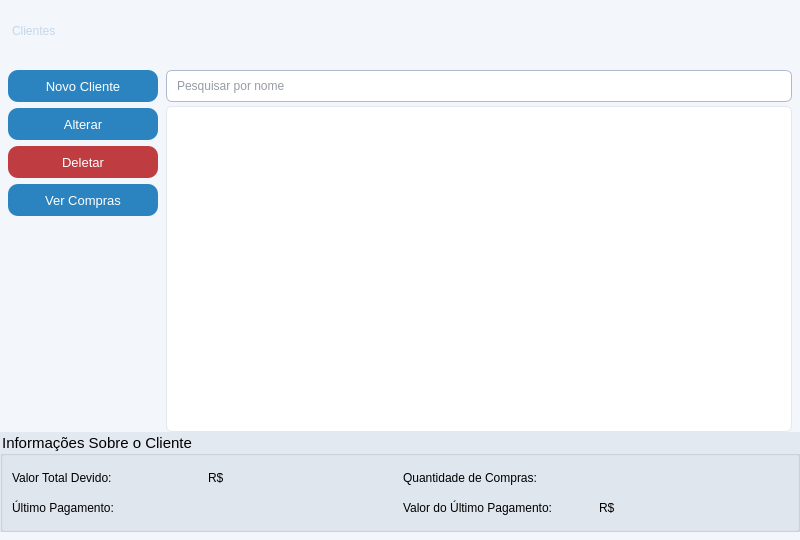
<?xml version="1.0" encoding="UTF-8"?>
<ui version="4.0">
 <class>Clientes</class>
 <widget class="QWidget" name="Clientes">
  <property name="geometry">
   <rect>
    <x>0</x>
    <y>0</y>
    <width>800</width>
    <height>540</height>
   </rect>
  </property>
  <property name="minimumSize">
   <size>
    <width>700</width>
    <height>480</height>
   </size>
  </property>
  <property name="windowTitle">
   <string>Clientes</string>
  </property>
  <property name="styleSheet">
   <string notr="true">
#Clientes {
  background-color: #f3f6fa;
  background-color: #f3f6fa;
}
QPushButton {
  background-color: rgb(43, 132, 191);
  color: rgb(255, 255, 255);
  font-size: 13px;
  border-radius: 10px;
}
QPushButton:hover {
  background-color: rgb(13, 92, 161);
}
QPushButton:pressed {
  color: rgb(255, 255, 255);
  background-color: rgb(153, 193, 241);
  font-size: 13px;
  border-radius: 10px;
}
#Btn_Deletar {
  background-color: rgb(191, 61, 64);
}
#Btn_Deletar:hover {
  background-color: rgb(139, 44, 47);
}
#Btn_Deletar:pressed {
  background-color: rgb(255, 96, 99);
}
QGroupBox {
  background-color: #e3e9f1;
  font: 700 9pt &quot;Segoe UI&quot;;
  font-size: 15px;
}
QTableView {
  background-color: #ffffff;
  alternate-background-color: #dce9f5;
  border: 1px solid #e2e8f0;
  border-radius: 6px;
  gridline-color: #e2e8f0;
  selection-background-color: rgb(43, 132, 191);
  selection-color: #ffffff;
  outline: none;
}
QHeaderView::section {
  background-color: #f1f5f9;
  color: #475569;
  font: 600 9pt &quot;Ubuntu&quot;;
  border: none;
  border-bottom: 2px solid #e2e8f0;
  border-right: 1px solid #e2e8f0;
  padding: 6px 10px;
}
QHeaderView::section:last {
  border-right: none;
}
QScrollBar:vertical {
  background: #f1f5f9;
  width: 8px;
  border-radius: 4px;
}
QScrollBar::handle:vertical {
  background: #cbd5e1;
  border-radius: 4px;
  min-height: 20px;
}
QScrollBar::add-line:vertical, QScrollBar::sub-line:vertical {
  height: 0px;
}
QLineEdit {
  background-color: white;
  border: 1px solid rgb(175, 185, 205);
  border-radius: 6px;
  padding: 4px 8px;
  font-size: 12px;
  color: rgb(45, 55, 75);
}
QLineEdit:focus {
  border-color: rgb(43, 132, 191);
}
   </string>
  </property>
  <layout class="QGridLayout" name="gridLayout">
   <property name="spacing">
    <number>0</number>
   </property>
   <property name="leftMargin">
    <number>0</number>
   </property>
   <property name="topMargin">
    <number>0</number>
   </property>
   <property name="rightMargin">
    <number>0</number>
   </property>
   <property name="bottomMargin">
    <number>8</number>
   </property>
   <item row="0" column="0" colspan="2">
    <widget class="QFrame" name="frameHeaderBar">
     <property name="minimumSize">
      <size>
       <width>0</width>
       <height>62</height>
      </size>
     </property>
     <property name="maximumSize">
      <size>
       <width>16777215</width>
       <height>62</height>
      </size>
     </property>
     <property name="styleSheet">
      <string notr="true">
QFrame {
  background-color: qlineargradient(spread:pad, x1:0, y1:0, x2:0, y2:1,
    stop:0 rgb(38, 62, 92), stop:1 rgb(24, 42, 66));
  border-bottom: 2px solid rgb(43, 132, 191);
}
QPushButton {
  background-color: transparent;
  font: 600 10pt &quot;Segoe UI&quot;;
  color: rgb(195, 215, 235);
  border: none;
  border-radius: 7px;
  padding: 4px 12px;
}
QPushButton:hover {
  background-color: rgba(43, 132, 191, 150);
  color: white;
}
QPushButton:pressed {
  background-color: rgba(153, 193, 241, 100);
  color: white;
}
QLabel {
  color: rgb(195, 215, 235);
  background-color: transparent;
  border: none;
}
      </string>
     </property>
     <property name="frameShape">
      <enum>QFrame::Shape::NoFrame</enum>
     </property>
     <layout class="QHBoxLayout" name="headerLayout">
      <property name="leftMargin">
       <number>12</number>
      </property>
      <property name="rightMargin">
       <number>12</number>
      </property>
      <item>
       <widget class="QLabel" name="lbl_Titulo">
        <property name="styleSheet">
         <string notr="true">font: 700 14pt &quot;Ubuntu&quot;;</string>
        </property>
        <property name="text">
         <string>Clientes</string>
        </property>
       </widget>
      </item>
      <item>
       <spacer name="headerSpacer">
        <property name="orientation">
         <enum>Qt::Orientation::Horizontal</enum>
        </property>
        <property name="sizeHint" stdset="0">
         <size>
          <width>40</width>
          <height>20</height>
         </size>
        </property>
       </spacer>
      </item>
     </layout>
    </widget>
   </item>
   <item row="1" column="0" colspan="2">
    <layout class="QHBoxLayout" name="contentLayout">
     <property name="spacing">
      <number>8</number>
     </property>
     <property name="leftMargin">
      <number>8</number>
     </property>
     <property name="topMargin">
      <number>8</number>
     </property>
     <property name="rightMargin">
      <number>8</number>
     </property>
     <property name="bottomMargin">
      <number>0</number>
     </property>
     <item>
      <layout class="QVBoxLayout" name="actionLayout">
       <property name="spacing">
        <number>6</number>
       </property>
       <item>
        <widget class="QPushButton" name="Btn_Novo">
         <property name="minimumSize">
          <size>
           <width>150</width>
           <height>32</height>
          </size>
         </property>
         <property name="maximumSize">
          <size>
           <width>150</width>
           <height>32</height>
          </size>
         </property>
         <property name="text">
          <string>Novo Cliente</string>
         </property>
        </widget>
       </item>
       <item>
        <widget class="QPushButton" name="Btn_Alterar">
         <property name="minimumSize">
          <size>
           <width>150</width>
           <height>32</height>
          </size>
         </property>
         <property name="maximumSize">
          <size>
           <width>150</width>
           <height>32</height>
          </size>
         </property>
         <property name="text">
          <string>Alterar</string>
         </property>
        </widget>
       </item>
       <item>
        <widget class="QPushButton" name="Btn_Deletar">
         <property name="minimumSize">
          <size>
           <width>150</width>
           <height>32</height>
          </size>
         </property>
         <property name="maximumSize">
          <size>
           <width>150</width>
           <height>32</height>
          </size>
         </property>
         <property name="text">
          <string>Deletar</string>
         </property>
        </widget>
       </item>
       <item>
        <widget class="QPushButton" name="Btn_abrirCompras">
         <property name="minimumSize">
          <size>
           <width>150</width>
           <height>32</height>
          </size>
         </property>
         <property name="maximumSize">
          <size>
           <width>150</width>
           <height>32</height>
          </size>
         </property>
         <property name="text">
          <string>Ver Compras</string>
         </property>
        </widget>
       </item>
       <item>
        <spacer name="actionSpacer">
         <property name="orientation">
          <enum>Qt::Orientation::Vertical</enum>
         </property>
         <property name="sizeHint" stdset="0">
          <size>
           <width>20</width>
           <height>40</height>
          </size>
         </property>
        </spacer>
       </item>
      </layout>
     </item>
     <item>
      <layout class="QVBoxLayout" name="tableLayout">
       <property name="spacing">
        <number>4</number>
       </property>
       <item>
        <widget class="QLineEdit" name="Ledit_Pesquisa">
         <property name="minimumSize">
          <size>
           <width>0</width>
           <height>32</height>
          </size>
         </property>
         <property name="maximumSize">
          <size>
           <width>16777215</width>
           <height>32</height>
          </size>
         </property>
         <property name="placeholderText">
          <string>Pesquisar por nome</string>
         </property>
        </widget>
       </item>
       <item>
        <widget class="QTableView" name="Tview_Clientes">
         <property name="alternatingRowColors">
          <bool>true</bool>
         </property>
         <property name="selectionMode">
          <enum>QAbstractItemView::SelectionMode::SingleSelection</enum>
         </property>
         <property name="selectionBehavior">
          <enum>QAbstractItemView::SelectionBehavior::SelectRows</enum>
         </property>
         <property name="showGrid">
          <bool>false</bool>
         </property>
         <attribute name="verticalHeaderVisible">
          <bool>false</bool>
         </attribute>
         <attribute name="horizontalHeaderStretchLastSection">
          <bool>true</bool>
         </attribute>
        </widget>
       </item>
      </layout>
     </item>
    </layout>
   </item>
   <item row="2" column="0" colspan="2">
    <widget class="QGroupBox" name="groupBox">
     <property name="minimumSize">
      <size>
       <width>0</width>
       <height>100</height>
      </size>
     </property>
     <property name="maximumSize">
      <size>
       <width>16777215</width>
       <height>120</height>
      </size>
     </property>
     <property name="title">
      <string>Informações Sobre o Cliente</string>
     </property>
     <layout class="QGridLayout" name="gridLayout_2">
      <item row="0" column="0">
       <layout class="QHBoxLayout" name="horizontalLayout_2">
        <item>
         <widget class="QLabel" name="label">
          <property name="styleSheet">
           <string notr="true">font: 500 10pt ;</string>
          </property>
          <property name="text">
           <string>Valor Total Devido:</string>
          </property>
         </widget>
        </item>
        <item>
         <widget class="QLabel" name="Lbl_valorTotalDevido">
          <property name="text">
           <string>R$</string>
          </property>
         </widget>
        </item>
       </layout>
      </item>
      <item row="0" column="1">
       <layout class="QHBoxLayout" name="horizontalLayout_5">
        <item>
         <widget class="QLabel" name="label_2">
          <property name="styleSheet">
           <string notr="true">font: 500 10pt ;</string>
          </property>
          <property name="text">
           <string>Quantidade de Compras:</string>
          </property>
         </widget>
        </item>
        <item>
         <widget class="QLabel" name="Lbl_QuantCompras">
          <property name="text">
           <string/>
          </property>
         </widget>
        </item>
       </layout>
      </item>
      <item row="1" column="0">
       <layout class="QHBoxLayout" name="horizontalLayout_4">
        <item>
         <widget class="QLabel" name="label_4">
          <property name="styleSheet">
           <string notr="true">font: 500 10pt ;</string>
          </property>
          <property name="text">
           <string>Último Pagamento:</string>
          </property>
         </widget>
        </item>
        <item>
         <widget class="QLabel" name="Lbl_DataUltimoPag">
          <property name="text">
           <string/>
          </property>
         </widget>
        </item>
       </layout>
      </item>
      <item row="1" column="1">
       <layout class="QHBoxLayout" name="horizontalLayout_3">
        <item>
         <widget class="QLabel" name="label_6">
          <property name="styleSheet">
           <string notr="true">font: 500 10pt ;</string>
          </property>
          <property name="text">
           <string>Valor do Último Pagamento:</string>
          </property>
         </widget>
        </item>
        <item>
         <widget class="QLabel" name="Lbl_ValorUltimoPag">
          <property name="text">
           <string>R$</string>
          </property>
         </widget>
        </item>
       </layout>
      </item>
     </layout>
    </widget>
   </item>
  </layout>
 </widget>
 <resources/>
 <connections/>
</ui>
